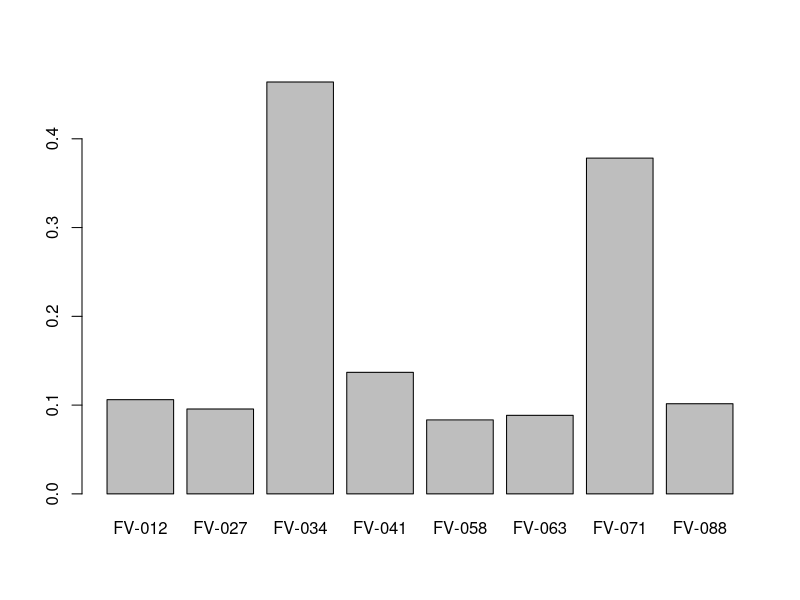
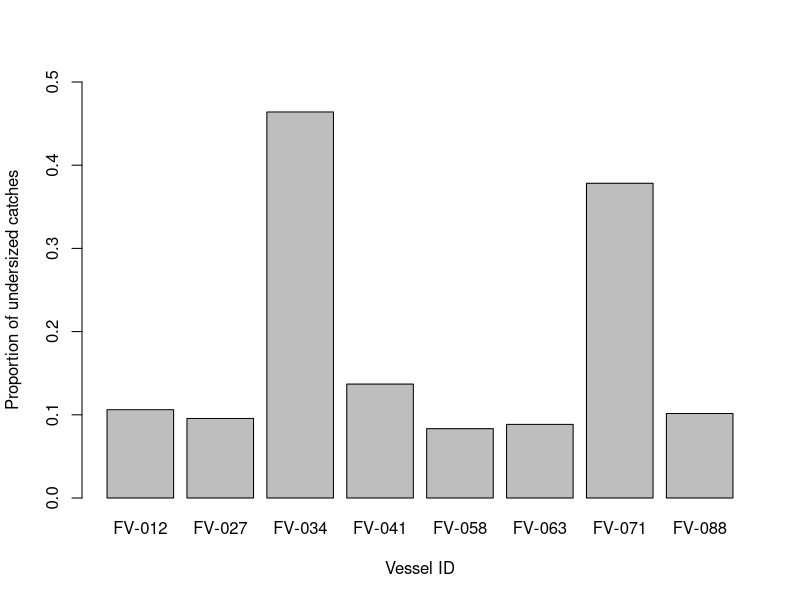
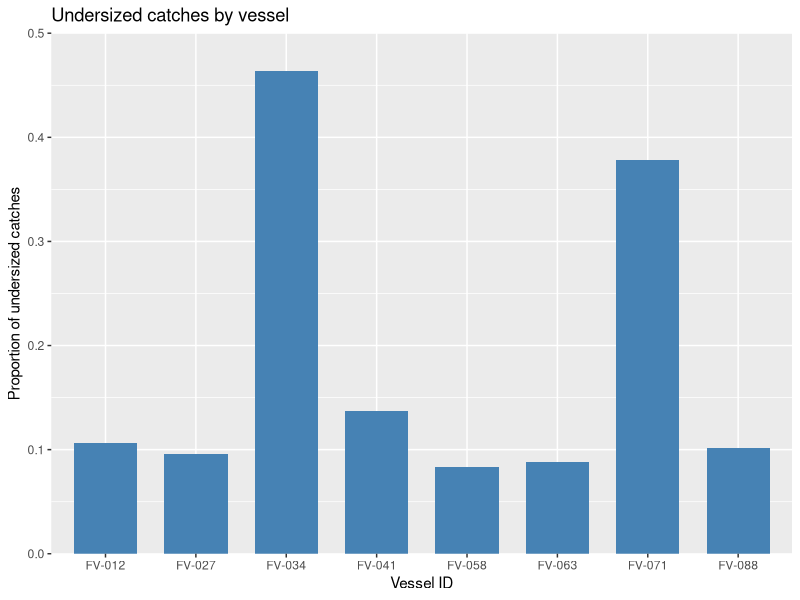

Reproduce these figures in R, in order.
## ---- chunk 1
knitr::opts_chunk$set(echo = TRUE)
## ---- chunk 2
# First, load the dataset using the data() function and then use the help function '?'
# By the way, any text you see following a '#' symbol is termed a comment.
# Comments allow you to annotate code but nothing within them is executed.
data("mtcars")
?mtcars

## ---- chunk 3
# Check out the type of data structure the mtcars dataset is
class(mtcars)

## ---- chunk 4
# The head command simply prints the first six rows to the screen
head(mtcars)

# Or another way to do the same thing is to define the particular rows and columns we want to display
mtcars[1:6, ]

# In the previous command we stated that we wanted to see rows 1 to 6 ([1:6]), and all columns (, )
# So to just print the first four rows and six columns
mtcars[1:4, 1:6]

## ---- chunk 5
# Check out the structure of the mtcars dataset using the str() function
str(mtcars)

## ---- chunk 6
# Some basic sums
2+5
2*5
2/5
2-5
2^5

# Let's store the value of a couple of these as variables and then do some calculations with them
x <- 2/5
y <- 2^5
z <- x^y
z

## ---- chunk 7
# To convert mpg to litres per 100km, divide 235.215 by mpg. Let's store these values in a new vector
L_per_100km <- 235.215/mtcars$mpg

# Have a look at the new efficiency values
print(L_per_100km)

# Check the data value type
class(L_per_100km)

## ---- chunk 8
# Add the new efficiency values to the mtcars dataframe as a new column
mtcars$L_per_100km <- L_per_100km

# Have a quick look at the first six rows of mtcars using the head() function
head(mtcars)

# As the mpg column is now redundant, we can remove it by setting it to NULL
mtcars$mpg <- NULL
head(mtcars)

## ---- chunk 9
# Create name vector. As these are character strings, each name should be placed between quotation marks
name <-c("John", "Mary", "Steven", "Bob", "Max", "Steph", "Shane", "Sharon", "Anthony", "Molly")

# Create a weight vector. As these are integers and for this exercise we want the values to be classed as integers, each needs the suffix L to tell R that it is not a floating point number
weight <- c(72L, 60L, 121L, 92L, 63L, 68L, 87L, 70L, 75L, 62L)

# Create a height vector. As these have decimal places, they will be imported as floating point or "numeric"
height <- c(1.70, 1.56, 1.82, 1.9, 1.68, 1.72, 1.81, 1.75, 1.77, 1.69)

# Create a sex vector. As this is categorical, we use as.factor() to define them
sex <- as.factor(c("M", "F", "M", "M", "M", "F", "M", "F", "M", "F"))

# Investigate the value type of each vector
class(name)
class(weight)
class(height)
class(sex)

# Create dataframe from these four vectors
pop_stats <- data.frame(
  name = name,
  height = height,
  weight = weight,
  sex = sex
)

# Now let's calculate BMI and include this as a new column
pop_stats$BMI <- pop_stats$weight / pop_stats$height^2     # BMI in kg/m^2
print(pop_stats)

## ---- chunk 10
# Convert the weight column in our dataframe from an integer value type to a numeric value type
pop_stats$weight <- as.numeric(pop_stats$weight)

class(pop_stats$weight)

## ---- chunk 11
# First calculate the mean
mean_bmi <- sum(pop_stats$BMI)/length(pop_stats$BMI)
print(mean_bmi)

# Then the standard deviation
sd_bmi <- sqrt(sum((pop_stats$BMI - mean_bmi)^2)/(length(pop_stats$BMI)-1))
print(sd_bmi)

## ---- chunk 12
# Calculate the mean bmi
mean_bmi_func <- mean(pop_stats$BMI)

# Calculate the standard deviation of BMI
sd_bmi_func <- sd(pop_stats$BMI)

# Now check that our calculated numbers are equal to these
mean_bmi == mean_bmi_func
sd_bmi == sd_bmi_func

## ---- chunk 13
# Run a simple Student's t test
t.test(pop_stats$BMI, mu = 22.5)

## ---- chunk 14
# Import the dataset using the read.csv() function.
# Remember, a bare file name works when the file is in R's current working directory but if 
# you saved it somewhere else, specify the full path in read.csv(), e.g.
# read.csv("/Users/YourUsername/Documents/teaching/2026/TR3/SC1109/SC1109_tut1/fisheries.csv")
fisheries <- read.csv("fisheries.csv")

# Have a look at the first five rows and six columns
fisheries[1:5, 1:6]

# Check out the value type of each column in the data frame
str(fisheries)

## ---- chunk 15
# Convert the date vector from character to date type
fisheries$date <- as.Date(fisheries$date)

# Convert $legal_size to logical
fisheries$legal_size <- as.logical(fisheries$legal_size)

# Check that the change worked
str(fisheries)

## ---- chunk 16
# First let's create a data frame from the fisheries data frame but just with the first four columns
fisheries_reduced <- fisheries[, 1:4]

# That comma is important. It indicates that you want all rows, but only columns one to four.
# Next let's create another data frame that includes $catch_id, $vessel, $legal_size and $gear
legal <- fisheries[, c("catch_id", "vessel", "legal_size", "gear")]

# Again, that comma indicates that we want all rows here.
# Another thing we can do is merge data frames as long as the two contributing data frames have at least one shared column. In our case, both sub data frames include the $catch_id column
merged_df <- merge(fisheries_reduced, legal, by = "catch_id")

## ---- chunk 17
# Create a table of legal and illegally sized catches per vessel
legal_table <- table(fisheries$vessel, fisheries$legal_size)

print(legal_table)

# Check the type of data structure your table is while you're at it
class(legal_table)

## ---- chunk 18
# Create new table from the original table with proportions rather than raw numbers to account for differing numbers of catches using prop.table()
prop_tab <- prop.table(legal_table, 1)

# The , 1 ensures that the sum of each row equals 1 rather than the sum of all values across the table

# Create a bar chart of just the undersized catches
barplot(prop_tab[, "FALSE"])

# We can modify this plot to include titles and you can increase the y axis limit to 0.5
barplot(prop_tab[, "FALSE"],
        ylab = "Proportion of undersized catches",
        xlab = "Vessel ID",
        ylim = c(0, 0.5))

# To see all barplot() options
?barplot

## ---- chunk 19

# Load up the package
library(ggplot2)

# Now lets try recreate the plot. First, ggplot requires a dataframe, not a table
prop_tab_df <- as.data.frame(prop_tab)

# And now the plot script. So instead of using base R's barplot function, we'll call ggplot with geom_col() to tell it to create a bar plot
ggplot(subset(prop_tab_df, Var2 == "FALSE"),
       aes(x = Var1, y = Freq)) +
  geom_col(fill = "steelblue", width = 0.7) +
  scale_y_continuous(limits = c(0, 0.5), expand = c(0, 0)) +
  labs(x = "Vessel ID",
       y = "Proportion of undersized catches",
       title = "Undersized catches by vessel")
